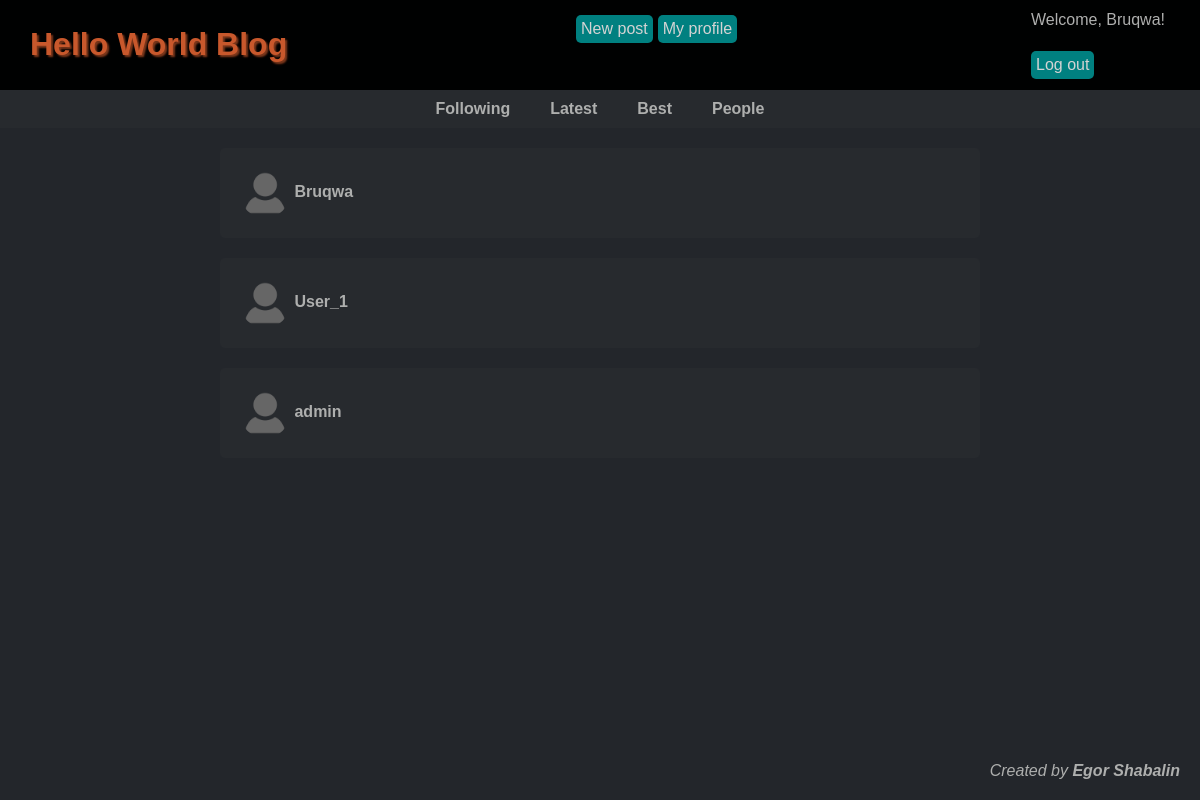
Before: /people/ (signed in) with the older database file.
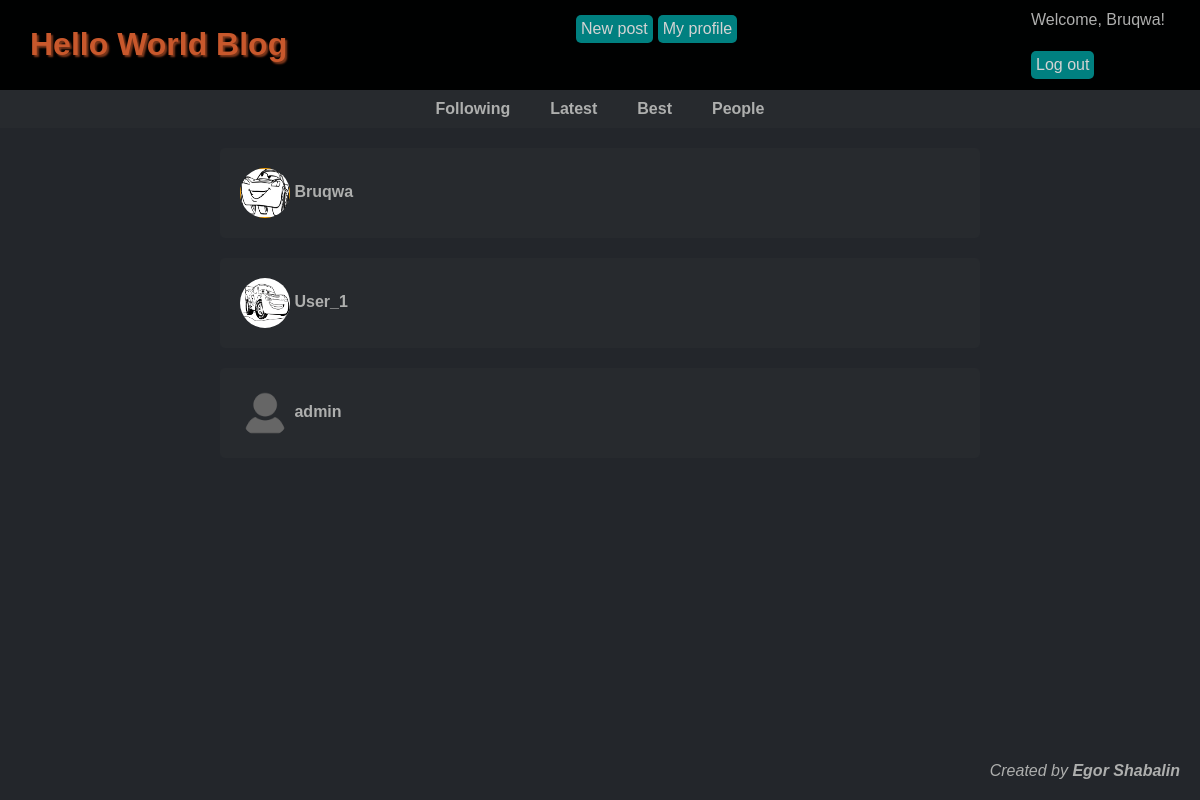
After: the same page with the newer database file.
### blog/models.py (models this page shows, shortened)
class Profile(models.Model):
    current_user = models.OneToOneField(User, on_delete=models.CASCADE)
    ava = models.ImageField(default=None, upload_to="avatars", blank=True, null=True)
    bio = models.TextField(blank=True, null=True)
    follows = models.ManyToManyField(
        "self", related_name="followed_by", symmetrical=False, blank=True
    )

### blog/views.py (the view)
# urls.py: path("people/", PeopleListView.as_view(), name="user_list"),
class PeopleListView(generic.ListView):
    model = Profile
    paginate_by = 10

### blog/templates/blog/profile_list.html
{% extends 'blog/base.html' %}
{% load static %}
{% block content %}
{% if profile_list %}
    {% if request.user.is_authenticated %}
        {% for profile in profile_list %}
        <a href="{% url 'blog:profile' profile.current_user.id %}">
            <div class="content">
                {% if profile.ava %}
                    <img id='ava_small' src="{{ profile.ava.url }}" alt="ava">
                {% else %}
                    <img id='ava_small' src="{% static 'blog/avatar.png' %}" alt="ava">
                {% endif %}
                <strong>{{ profile.current_user.username }}</strong>
            </div>
        </a>
        {% endfor %}
    {% else %}
    <div class="content_detail">
        <h4>You need to log in first.</h4>
    </div>
    {% endif %}
{% else %}
    <div class="content_detail">
        <h4>No users registred yet.</h4>
    </div>
{% endif %}
{% endblock %}

Changed rows visible on the page:
changed Profile "Bruqwa": ava: picture added
changed Profile "User_1": ava: picture added
